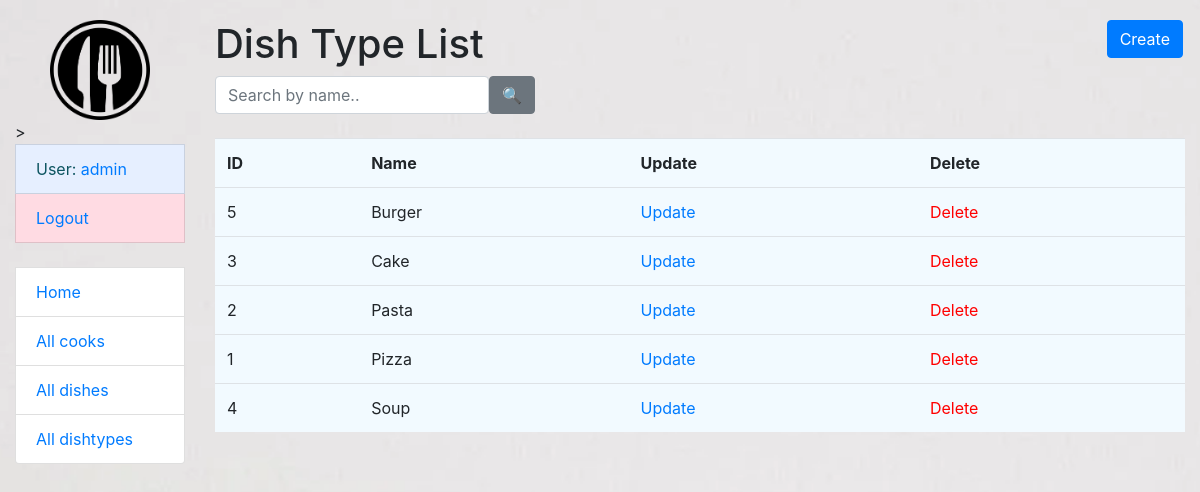
The page /dishtypes/ (signed in) on the database its author committed.
### kitchen/models.py (models this page shows, shortened)
class Cook(AbstractUser):
    years_of_experience = models.IntegerField(null=True, default=0)
    class Meta:
        verbose_name = "cook"
        verbose_name_plural = "cooks"
    def get_absolute_url(self):
        return reverse("kitchen:cook-detail", kwargs={"pk": self.pk})

class DishType(models.Model):
    name = models.CharField(max_length=255, unique=True)
    class Meta:
        ordering = ["name"]

### kitchen/views.py (the view)
class DishTypeListView(LoginRequiredMixin, generic.ListView):
    model = DishType
    context_object_name = "dishtype_list"
    template_name = "kitchen/dishtype_list.html"
    paginate_by = 5
    queryset = DishType.objects.all()
    def get_context_data(self, *, object_list=None, **kwargs):
        context = super(DishTypeListView, self).get_context_data(**kwargs)
        name = self.request.GET.get("name", "")
        context["search_form"] = DishTypeSearchForm(initial={
            "name": name
        })
        return context
    def get_queryset(self):
        form = DishTypeSearchForm(self.request.GET)
        if form.is_valid():
            return self.queryset.filter(
                name__icontains=form.cleaned_data["name"])
        return self.queryset

### kitchen/forms.py
class DishTypeSearchForm(forms.Form):
    name = forms.CharField(
        max_length=255,
        required=False,
        label="",
        widget=forms.TextInput(attrs={"placeholder": "Search by name.."})
    )

### templates/kitchen/dishtype_list.html
{% extends "base.html" %}
{% load crispy_forms_filters %}
{% block content %}
  <h1>
    Dish Type List
    <a href="{% url 'kitchen:dishtype-create' %}" class="btn btn-primary link-to-page">
      Create
    </a>
  </h1>
  <form action="" method="get" class="form-inline">
    {{ search_form|crispy }}
      <input class="btn btn-secondary" type="submit" value="🔍">
  </form>
  <br>
  {% if dishtype_list %}
    <table class="table" style="background: #f2faff">
      <tr>
        <th>ID</th>
        <th>Name</th>
        <th>Update</th>
        <th>Delete</th>
      </tr>
      {% for dishtype in dishtype_list %}
        <tr>
          <td>
              {{ dishtype.id }}
          </td>
          <td>
              {{ dishtype.name }}
          </td>
          <td>
              <a href="{% url 'kitchen:dishtype-update' pk=dishtype.id %}">
                Update
              </a>
            </td>
            <td>
              <a style="color: red"
                href="{% url 'kitchen:dishtype-delete' pk=dishtype.id %}">
                Delete
              </a>
            </td>
        </tr>
      {% endfor %}
    </table>
  {% else %}
      <p>There are no dish types in the service.</p>
  {% endif %}
{% endblock %}

### templates/includes/sidebar.html (shortened to what this page needs)
<ul class="sidebar-nav list-group" >
  {% load static %}
  <img src="{% static 'images/111.png' %}" class="align-middle" alt="No image found" width="100" height="100">>
  {% if user.is_authenticated %}
    <li class="list-group-item list-group-item-info" style="background: #e6efff">User: <a href="{{ user.get_absolute_url }}">{{ user.get_username }}</a></li>
    <li class="list-group-item list-group-item-danger" style="background: #ffdbe3"><a href="{% url 'logout'%}?next={{request.path}}">Logout</a></li>
  {% else %}
    <li class="list-group-item"><a href="{% url 'login'%}?next={{request.path}}">Login</a></li>
  {% endif %}
  <br>
  <li class="list-group-item"><a href="{% url 'kitchen:index' %}">Home</a></li>
  <li class="list-group-item"><a href="{% url 'kitchen:cook-list' %}">All cooks</a></li>
  <li class="list-group-item"><a href="{% url 'kitchen:dish-list' %}">All dishes</a></li>
  <li class="list-group-item"><a href="{% url 'kitchen:dishtype-list' %}">All dishtypes</a></li>
</ul>

### static/css/styles.css (style rules this page uses)
body { margin-top: 20px; }
.link-to-page { float: right; margin: 0 2px 0 2px; }
#bg { background-repeat: no-repeat; background-size: 1920px 1080px; background-position: bottom; background-attachment: fixed; }

### templates/includes/sidebar.html (style rules this page uses)
img { display: block; margin-left: auto; margin-right: auto; }

### rows shown on the page
Cook: get_username "admin"
DishType: id "5", name "Burger"
DishType: id "3", name "Cake"
DishType: id "2", name "Pasta"
DishType: id "1", name "Pizza"
DishType: id "4", name "Soup"
